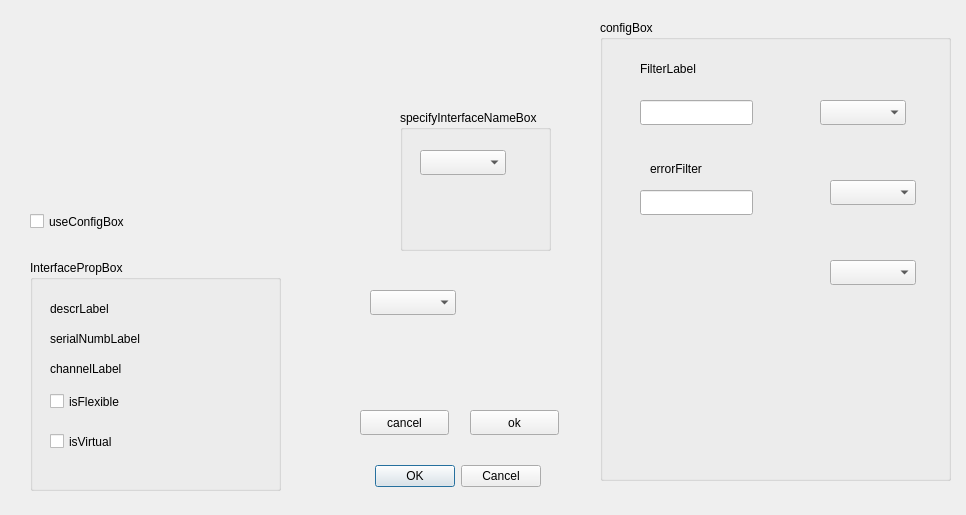
<?xml version="1.0" encoding="UTF-8"?>
<ui version="4.0">
 <class>ConnectDialog</class>
 <widget class="QDialog" name="ConnectDialog">
  <property name="geometry">
   <rect>
    <x>0</x>
    <y>0</y>
    <width>966</width>
    <height>515</height>
   </rect>
  </property>
  <property name="windowTitle">
   <string>Dialog</string>
  </property>
  <widget class="QDialogButtonBox" name="buttonBox">
   <property name="geometry">
    <rect>
     <x>200</x>
     <y>460</y>
     <width>341</width>
     <height>32</height>
    </rect>
   </property>
   <property name="orientation">
    <enum>Qt::Horizontal</enum>
   </property>
   <property name="standardButtons">
    <set>QDialogButtonBox::Cancel|QDialogButtonBox::Ok</set>
   </property>
  </widget>
  <widget class="QCheckBox" name="useConfigurationBox">
   <property name="geometry">
    <rect>
     <x>30</x>
     <y>210</y>
     <width>161</width>
     <height>23</height>
    </rect>
   </property>
   <property name="text">
    <string>useConfigBox</string>
   </property>
  </widget>
  <widget class="QGroupBox" name="interfacePropertiesBox">
   <property name="geometry">
    <rect>
     <x>30</x>
     <y>260</y>
     <width>251</width>
     <height>231</height>
    </rect>
   </property>
   <property name="title">
    <string>InterfacePropBox</string>
   </property>
   <widget class="QCheckBox" name="isFlexibleDataRateCapable">
    <property name="geometry">
     <rect>
      <x>20</x>
      <y>130</y>
      <width>92</width>
      <height>23</height>
     </rect>
    </property>
    <property name="text">
     <string>isFlexible</string>
    </property>
   </widget>
   <widget class="QCheckBox" name="isVirtual">
    <property name="geometry">
     <rect>
      <x>20</x>
      <y>170</y>
      <width>92</width>
      <height>23</height>
     </rect>
    </property>
    <property name="text">
     <string>isVirtual</string>
    </property>
   </widget>
   <widget class="QLabel" name="descriptionLabel">
    <property name="geometry">
     <rect>
      <x>20</x>
      <y>40</y>
      <width>161</width>
      <height>17</height>
     </rect>
    </property>
    <property name="text">
     <string>descrLabel</string>
    </property>
   </widget>
   <widget class="QLabel" name="serialNumberLabel">
    <property name="geometry">
     <rect>
      <x>20</x>
      <y>70</y>
      <width>161</width>
      <height>17</height>
     </rect>
    </property>
    <property name="text">
     <string>serialNumbLabel</string>
    </property>
   </widget>
   <widget class="QLabel" name="channelLabel">
    <property name="geometry">
     <rect>
      <x>20</x>
      <y>100</y>
      <width>141</width>
      <height>17</height>
     </rect>
    </property>
    <property name="text">
     <string>channelLabel</string>
    </property>
   </widget>
  </widget>
  <widget class="QComboBox" name="pluginListBox">
   <property name="geometry">
    <rect>
     <x>370</x>
     <y>290</y>
     <width>86</width>
     <height>25</height>
    </rect>
   </property>
  </widget>
  <widget class="QPushButton" name="okButton">
   <property name="geometry">
    <rect>
     <x>470</x>
     <y>410</y>
     <width>89</width>
     <height>25</height>
    </rect>
   </property>
   <property name="text">
    <string>ok</string>
   </property>
  </widget>
  <widget class="QPushButton" name="cancelButton">
   <property name="geometry">
    <rect>
     <x>360</x>
     <y>410</y>
     <width>89</width>
     <height>25</height>
    </rect>
   </property>
   <property name="text">
    <string>cancel</string>
   </property>
  </widget>
  <widget class="QGroupBox" name="specifyInterfaceNameBox">
   <property name="geometry">
    <rect>
     <x>400</x>
     <y>110</y>
     <width>151</width>
     <height>141</height>
    </rect>
   </property>
   <property name="title">
    <string>specifyInterfaceNameBox</string>
   </property>
   <widget class="QComboBox" name="interfaceListBox">
    <property name="geometry">
     <rect>
      <x>20</x>
      <y>40</y>
      <width>86</width>
      <height>25</height>
     </rect>
    </property>
   </widget>
  </widget>
  <widget class="QGroupBox" name="configurationBox">
   <property name="geometry">
    <rect>
     <x>600</x>
     <y>20</y>
     <width>351</width>
     <height>461</height>
    </rect>
   </property>
   <property name="title">
    <string>configBox</string>
   </property>
   <widget class="QLineEdit" name="errorFilterEdit">
    <property name="geometry">
     <rect>
      <x>40</x>
      <y>170</y>
      <width>113</width>
      <height>25</height>
     </rect>
    </property>
   </widget>
   <widget class="QLineEdit" name="rawFilterEdit">
    <property name="geometry">
     <rect>
      <x>40</x>
      <y>80</y>
      <width>113</width>
      <height>25</height>
     </rect>
    </property>
   </widget>
   <widget class="QLabel" name="errorFilterLabel">
    <property name="geometry">
     <rect>
      <x>50</x>
      <y>140</y>
      <width>101</width>
      <height>17</height>
     </rect>
    </property>
    <property name="text">
     <string>errorFilter</string>
    </property>
   </widget>
   <widget class="QLabel" name="rawFilterLabel">
    <property name="geometry">
     <rect>
      <x>40</x>
      <y>40</y>
      <width>91</width>
      <height>17</height>
     </rect>
    </property>
    <property name="text">
     <string>FilterLabel</string>
    </property>
   </widget>
   <widget class="QComboBox" name="loopbackBox">
    <property name="geometry">
     <rect>
      <x>220</x>
      <y>80</y>
      <width>86</width>
      <height>25</height>
     </rect>
    </property>
   </widget>
   <widget class="QComboBox" name="receiveOwnBox">
    <property name="geometry">
     <rect>
      <x>230</x>
      <y>160</y>
      <width>86</width>
      <height>25</height>
     </rect>
    </property>
   </widget>
   <widget class="QComboBox" name="canFdBox">
    <property name="geometry">
     <rect>
      <x>230</x>
      <y>240</y>
      <width>86</width>
      <height>25</height>
     </rect>
    </property>
   </widget>
  </widget>
 </widget>
 <resources/>
 <connections>
  <connection>
   <sender>buttonBox</sender>
   <signal>accepted()</signal>
   <receiver>ConnectDialog</receiver>
   <slot>accept()</slot>
   <hints>
    <hint type="sourcelabel">
     <x>248</x>
     <y>254</y>
    </hint>
    <hint type="destinationlabel">
     <x>157</x>
     <y>274</y>
    </hint>
   </hints>
  </connection>
  <connection>
   <sender>buttonBox</sender>
   <signal>rejected()</signal>
   <receiver>ConnectDialog</receiver>
   <slot>reject()</slot>
   <hints>
    <hint type="sourcelabel">
     <x>316</x>
     <y>260</y>
    </hint>
    <hint type="destinationlabel">
     <x>286</x>
     <y>274</y>
    </hint>
   </hints>
  </connection>
 </connections>
</ui>
